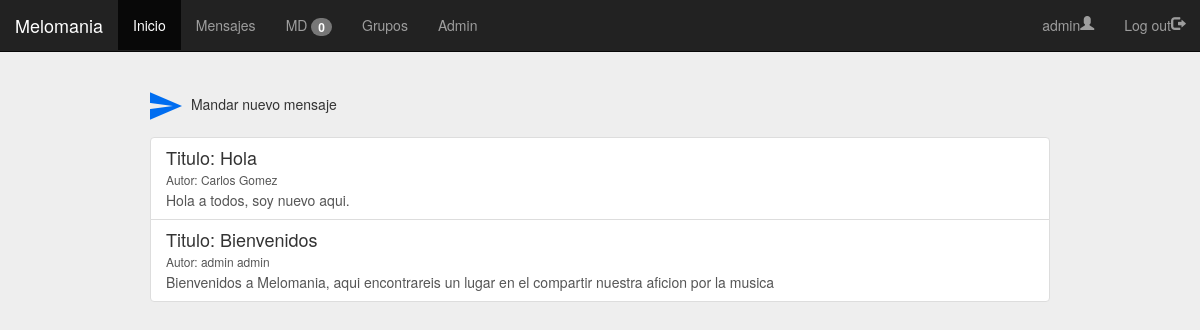
Screenshot of /mensajes.php (signed in) with the database file from the repository.
### tables this page shows
CREATE TABLE `mensajes` (
  `id` int(11) NOT NULL,
  `idUsuOrigen` int(11) NOT NULL,
  `idUsuDestino` int(11) DEFAULT NULL,
  `id_grupo` int(11) DEFAULT NULL,
  `titulo` varchar(42) NOT NULL,
  `texto` text NOT NULL,
  `leido` tinyint(1) NOT NULL DEFAULT '0'
);

### modelo/mensajeDAO.php (called while the page is built, shortened)
<?php
  require_once("mensaje.php");
  class MensajeDAO{
      public function getMessagesForEveryone(){
        $mensajesList = array();
        $con = DB::getInstance()->getConnection();
        $consulta = "SELECT mensajes.id, titulo, texto, nombre, apellido, leido FROM mensajes INNER JOIN usuarios ON mensajes.idUsuOrigen = usuarios.id WHERE idUsuDestino is NULL AND id_grupo is NULL ORDER BY id DESC";
        if ($resultado = $con->query($consulta)){
          while($row = $resultado->fetch_row()){
            $mensaje = new Mensaje($row[0], $row[3]." ".$row[4],NULL, NULL,  $row[1], $row[2], $row[5]);
            array_push($mensajesList, $mensaje);
          }
        }
        return $mensajesList;
      }
  }
 ?>

### modelo/mensaje.php (called while the page is built, shortened)
<?php
  class Mensaje{
    private $usuOrigen;
    private $titulo;
    private $texto;
    public function __construct($id, $usuOrigen, $usuDestino, $grupo, $titulo, $texto, $leido){
      $this->usuOrigen = $usuOrigen;
      $this->titulo = $titulo;
      $this->texto = $texto;
    }
    public function getUsuarioOrigen(){
      return $this->usuOrigen;
    }
    public function getTitulo(){
      return $this->titulo;
    }
    public function getTexto(){
      return $this->texto;
    }
  }
 ?>

### mensajes.php (the view, shortened to what this page needs)
<?php session_start();
require_once("modelo/mensajeDAO.php");
?>
<!DOCTYPE html>
<html>
  <head>
    <link rel="stylesheet" type="text/css" href="./style/styles.css">
    <link rel="stylesheet" href="https://maxcdn.bootstrapcdn.com/bootstrap/3.3.7/css/bootstrap.min.css">
  </head>
  <body>
    <?php include ('cabecera.php');?>
    <div class="wrapper">
      <?php
      if (isset($_SESSION["login"])){
      ?>
      <div class="message" data-toggle="modal" data-target="#myModal">
        <img src="./images/send-button.png" ></img>
        <p>Mandar nuevo mensaje</p>
      </div>
      <?php
      }
      ?>
  <div class="list-group">
  <?php
    $menDAO = new MensajeDAO();
    $listMessages = $menDAO->getMessagesForEveryone();
    foreach ($listMessages as $menssage){
    ?>
      <a href="#" class="list-group-item">
        <h4 class="list-group-item-heading">Titulo:  <?php echo $menssage->getTitulo() ?> </h4>
        <h6 class="author">Autor: <?php echo $menssage->getUsuarioOrigen(); ?> </h6>
        <p class="list-group-item-text"> <?php echo $menssage->getTexto(); ?></p>
      </a>
    <?php } ?>
  </div>
</div>
  </body>
</html>

### style/styles.css (style rules this page uses)
body { background: #eee !important; padding-top: 45px; }
.wrapper { margin-top: 45px; margin-bottom: 80px; }
.list-group { width: 75%; margin: auto; }
.author { margin: 0 0 5px 0; }
.message { width: 75%; margin: auto; padding-bottom: 15px; cursor: pointer; }
.message p { display: inline; margin-left: 5px; }

### rows the page displays
mensajes: titulo "Hola", UsuarioOrigen "Carlos Gomez", texto "Hola a todos, soy nuevo aqui."
mensajes: titulo "Bienvenidos", UsuarioOrigen "admin admin", texto "Bienvenidos a Melomania, aqui encontrareis un lugar en el compartir nuestra aficion por la musica"

### other values shown
$menDAO->getCountNoReadMessages() "0"
$_SESSION["name"] "admin"
